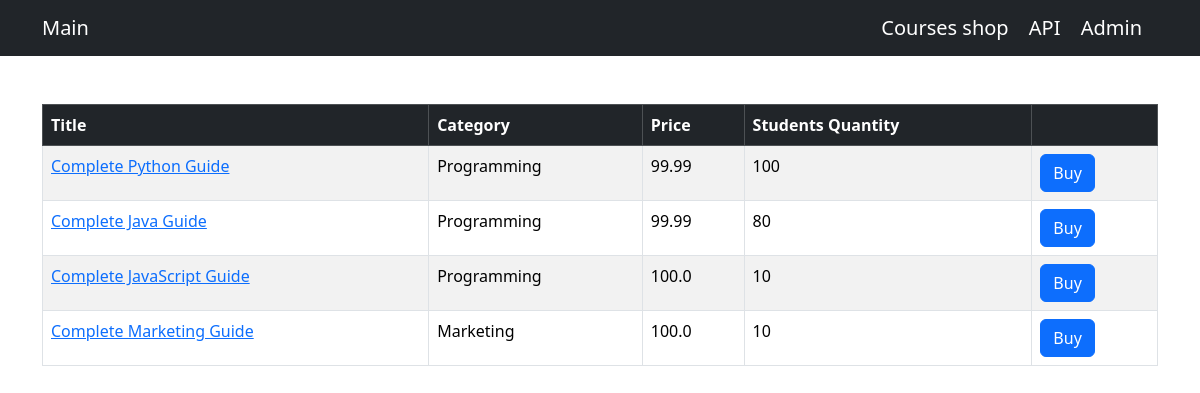
/shop/, run on an earlier commit of the app's database.
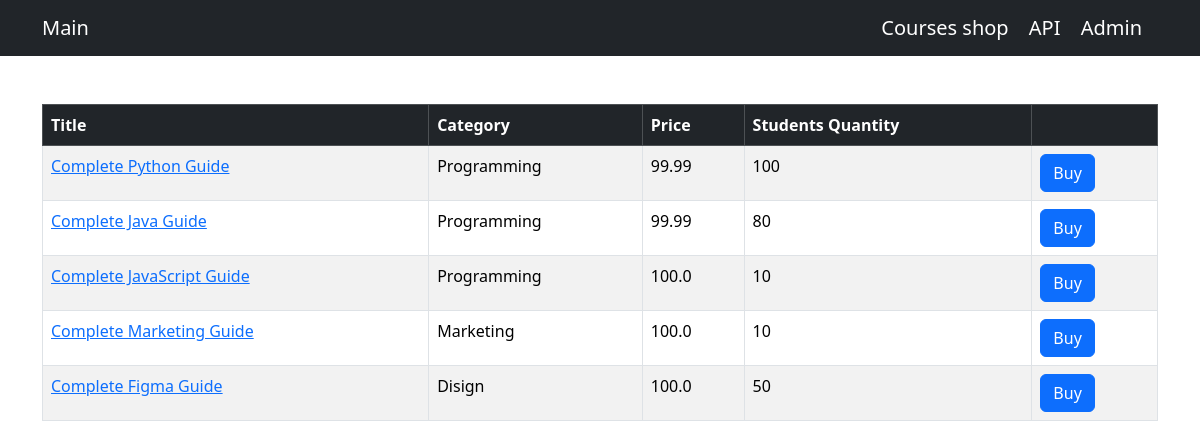
And on a later commit of the database.
### shop/models.py (models this page shows, shortened)
class Course(models.Model):
    title = models.CharField(max_length=255)
    price = models.FloatField()
    students_qty = models.IntegerField()
    reviews_qty = models.IntegerField()
    category = models.ForeignKey(Category, on_delete=models.CASCADE)
    created_at = models.DateTimeField(default=timezone.now)

class Category(models.Model):
    title = models.CharField(max_length=255)
    created_at = models.DateTimeField(default=timezone.now)
    def __str__(self):
        return self.title

### shop/views.py (the view)
# urls.py: path('', include(api.urls), name='index')
def index(request):
    courses = Course.objects.all()
    return render(request, 'shop/courses.html', {'courses': courses})

### templates/shop/courses.html (shortened to what this page needs)
{% extends "base.html" %}
{% block content %}
<table class="table mt-5 table-bordered table-striped table-hover">
    <thead class="table-dark">
        <tr>
            <th>Title</th>
            <th>Category</th>
            <th>Price</th>
            <th>Students Quantity</th>
            <th></th>
        </tr>
    </thead>
    <tbody>
        {% for course in courses %}
        <tr>
            <td>
                <a href={% url "shop:single_course" course.id %}>{{ course.title }}</a>
            </td>
            <td>{{ course.category }}</td>
            <td>{{ course.price }}</td>
            <td>{{ course.students_qty }}</td>
            <td><button class="btn btn-primary">Buy</button></td>
        </tr>
        {% endfor %}
    </tbody>
</table>
{% endblock %}

What changed in the data, as far as the page shows it:
added Course: title "Complete Figma Guide", category "Disign", price "100.0", students_qty "50"
